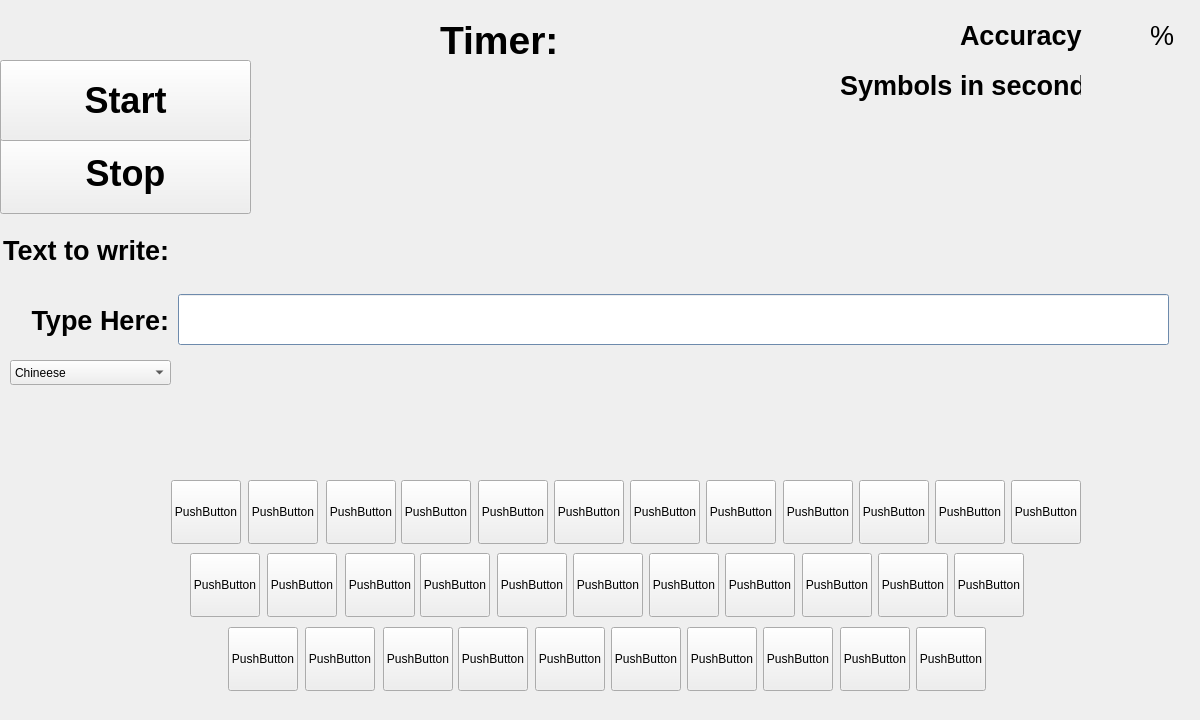
<?xml version="1.0" encoding="UTF-8"?>
<ui version="4.0">
 <class>MainWindow</class>
 <widget class="QMainWindow" name="MainWindow">
  <property name="geometry">
   <rect>
    <x>0</x>
    <y>0</y>
    <width>1200</width>
    <height>720</height>
   </rect>
  </property>
  <property name="windowTitle">
   <string>MainWindow</string>
  </property>
  <widget class="QWidget" name="centralwidget">
   <widget class="QPushButton" name="Stop">
    <property name="geometry">
     <rect>
      <x>0</x>
      <y>133</y>
      <width>251</width>
      <height>81</height>
     </rect>
    </property>
    <property name="font">
     <font>
      <pointsize>27</pointsize>
      <bold>true</bold>
     </font>
    </property>
    <property name="text">
     <string>Stop</string>
    </property>
   </widget>
   <widget class="QLabel" name="label_2">
    <property name="geometry">
     <rect>
      <x>18</x>
      <y>300</y>
      <width>151</width>
      <height>41</height>
     </rect>
    </property>
    <property name="font">
     <font>
      <pointsize>20</pointsize>
      <bold>true</bold>
     </font>
    </property>
    <property name="frameShape">
     <enum>QFrame::NoFrame</enum>
    </property>
    <property name="frameShadow">
     <enum>QFrame::Raised</enum>
    </property>
    <property name="lineWidth">
     <number>5</number>
    </property>
    <property name="midLineWidth">
     <number>3</number>
    </property>
    <property name="text">
     <string>Type Here:</string>
    </property>
    <property name="textFormat">
     <enum>Qt::RichText</enum>
    </property>
    <property name="alignment">
     <set>Qt::AlignRight|Qt::AlignTrailing|Qt::AlignVCenter</set>
    </property>
    <property name="wordWrap">
     <bool>false</bool>
    </property>
    <property name="margin">
     <number>0</number>
    </property>
   </widget>
   <widget class="QLabel" name="label_Fortext">
    <property name="geometry">
     <rect>
      <x>178</x>
      <y>230</y>
      <width>981</width>
      <height>51</height>
     </rect>
    </property>
    <property name="text">
     <string/>
    </property>
   </widget>
   <widget class="QLineEdit" name="lineInput">
    <property name="geometry">
     <rect>
      <x>178</x>
      <y>294</y>
      <width>991</width>
      <height>51</height>
     </rect>
    </property>
    <property name="palette">
     <palette>
      <active>
       <colorrole role="WindowText">
        <brush brushstyle="SolidPattern">
         <color alpha="255">
          <red>0</red>
          <green>0</green>
          <blue>0</blue>
         </color>
        </brush>
       </colorrole>
       <colorrole role="Button">
        <brush brushstyle="SolidPattern">
         <color alpha="255">
          <red>153</red>
          <green>193</green>
          <blue>241</blue>
         </color>
        </brush>
       </colorrole>
       <colorrole role="Light">
        <brush brushstyle="SolidPattern">
         <color alpha="255">
          <red>255</red>
          <green>255</green>
          <blue>255</blue>
         </color>
        </brush>
       </colorrole>
       <colorrole role="Midlight">
        <brush brushstyle="SolidPattern">
         <color alpha="255">
          <red>204</red>
          <green>224</green>
          <blue>248</blue>
         </color>
        </brush>
       </colorrole>
       <colorrole role="Dark">
        <brush brushstyle="SolidPattern">
         <color alpha="255">
          <red>76</red>
          <green>96</green>
          <blue>120</blue>
         </color>
        </brush>
       </colorrole>
       <colorrole role="Mid">
        <brush brushstyle="SolidPattern">
         <color alpha="255">
          <red>102</red>
          <green>129</green>
          <blue>161</blue>
         </color>
        </brush>
       </colorrole>
       <colorrole role="Text">
        <brush brushstyle="SolidPattern">
         <color alpha="255">
          <red>0</red>
          <green>0</green>
          <blue>0</blue>
         </color>
        </brush>
       </colorrole>
       <colorrole role="BrightText">
        <brush brushstyle="SolidPattern">
         <color alpha="255">
          <red>255</red>
          <green>255</green>
          <blue>255</blue>
         </color>
        </brush>
       </colorrole>
       <colorrole role="ButtonText">
        <brush brushstyle="SolidPattern">
         <color alpha="255">
          <red>0</red>
          <green>0</green>
          <blue>0</blue>
         </color>
        </brush>
       </colorrole>
       <colorrole role="Base">
        <brush brushstyle="SolidPattern">
         <color alpha="255">
          <red>255</red>
          <green>255</green>
          <blue>255</blue>
         </color>
        </brush>
       </colorrole>
       <colorrole role="Window">
        <brush brushstyle="SolidPattern">
         <color alpha="255">
          <red>153</red>
          <green>193</green>
          <blue>241</blue>
         </color>
        </brush>
       </colorrole>
       <colorrole role="Shadow">
        <brush brushstyle="SolidPattern">
         <color alpha="255">
          <red>0</red>
          <green>0</green>
          <blue>0</blue>
         </color>
        </brush>
       </colorrole>
       <colorrole role="AlternateBase">
        <brush brushstyle="SolidPattern">
         <color alpha="255">
          <red>204</red>
          <green>224</green>
          <blue>248</blue>
         </color>
        </brush>
       </colorrole>
       <colorrole role="ToolTipBase">
        <brush brushstyle="SolidPattern">
         <color alpha="255">
          <red>255</red>
          <green>255</green>
          <blue>220</blue>
         </color>
        </brush>
       </colorrole>
       <colorrole role="ToolTipText">
        <brush brushstyle="SolidPattern">
         <color alpha="255">
          <red>0</red>
          <green>0</green>
          <blue>0</blue>
         </color>
        </brush>
       </colorrole>
       <colorrole role="PlaceholderText">
        <brush brushstyle="SolidPattern">
         <color alpha="127">
          <red>0</red>
          <green>0</green>
          <blue>0</blue>
         </color>
        </brush>
       </colorrole>
       <colorrole role="Accent">
        <brush brushstyle="SolidPattern">
         <color alpha="255">
          <red>255</red>
          <green>255</green>
          <blue>255</blue>
         </color>
        </brush>
       </colorrole>
      </active>
      <inactive>
       <colorrole role="WindowText">
        <brush brushstyle="SolidPattern">
         <color alpha="255">
          <red>0</red>
          <green>0</green>
          <blue>0</blue>
         </color>
        </brush>
       </colorrole>
       <colorrole role="Button">
        <brush brushstyle="SolidPattern">
         <color alpha="255">
          <red>153</red>
          <green>193</green>
          <blue>241</blue>
         </color>
        </brush>
       </colorrole>
       <colorrole role="Light">
        <brush brushstyle="SolidPattern">
         <color alpha="255">
          <red>255</red>
          <green>255</green>
          <blue>255</blue>
         </color>
        </brush>
       </colorrole>
       <colorrole role="Midlight">
        <brush brushstyle="SolidPattern">
         <color alpha="255">
          <red>204</red>
          <green>224</green>
          <blue>248</blue>
         </color>
        </brush>
       </colorrole>
       <colorrole role="Dark">
        <brush brushstyle="SolidPattern">
         <color alpha="255">
          <red>76</red>
          <green>96</green>
          <blue>120</blue>
         </color>
        </brush>
       </colorrole>
       <colorrole role="Mid">
        <brush brushstyle="SolidPattern">
         <color alpha="255">
          <red>102</red>
          <green>129</green>
          <blue>161</blue>
         </color>
        </brush>
       </colorrole>
       <colorrole role="Text">
        <brush brushstyle="SolidPattern">
         <color alpha="255">
          <red>0</red>
          <green>0</green>
          <blue>0</blue>
         </color>
        </brush>
       </colorrole>
       <colorrole role="BrightText">
        <brush brushstyle="SolidPattern">
         <color alpha="255">
          <red>255</red>
          <green>255</green>
          <blue>255</blue>
         </color>
        </brush>
       </colorrole>
       <colorrole role="ButtonText">
        <brush brushstyle="SolidPattern">
         <color alpha="255">
          <red>0</red>
          <green>0</green>
          <blue>0</blue>
         </color>
        </brush>
       </colorrole>
       <colorrole role="Base">
        <brush brushstyle="SolidPattern">
         <color alpha="255">
          <red>255</red>
          <green>255</green>
          <blue>255</blue>
         </color>
        </brush>
       </colorrole>
       <colorrole role="Window">
        <brush brushstyle="SolidPattern">
         <color alpha="255">
          <red>153</red>
          <green>193</green>
          <blue>241</blue>
         </color>
        </brush>
       </colorrole>
       <colorrole role="Shadow">
        <brush brushstyle="SolidPattern">
         <color alpha="255">
          <red>0</red>
          <green>0</green>
          <blue>0</blue>
         </color>
        </brush>
       </colorrole>
       <colorrole role="AlternateBase">
        <brush brushstyle="SolidPattern">
         <color alpha="255">
          <red>204</red>
          <green>224</green>
          <blue>248</blue>
         </color>
        </brush>
       </colorrole>
       <colorrole role="ToolTipBase">
        <brush brushstyle="SolidPattern">
         <color alpha="255">
          <red>255</red>
          <green>255</green>
          <blue>220</blue>
         </color>
        </brush>
       </colorrole>
       <colorrole role="ToolTipText">
        <brush brushstyle="SolidPattern">
         <color alpha="255">
          <red>0</red>
          <green>0</green>
          <blue>0</blue>
         </color>
        </brush>
       </colorrole>
       <colorrole role="PlaceholderText">
        <brush brushstyle="SolidPattern">
         <color alpha="127">
          <red>0</red>
          <green>0</green>
          <blue>0</blue>
         </color>
        </brush>
       </colorrole>
       <colorrole role="Accent">
        <brush brushstyle="SolidPattern">
         <color alpha="255">
          <red>255</red>
          <green>255</green>
          <blue>255</blue>
         </color>
        </brush>
       </colorrole>
      </inactive>
      <disabled>
       <colorrole role="WindowText">
        <brush brushstyle="SolidPattern">
         <color alpha="255">
          <red>76</red>
          <green>96</green>
          <blue>120</blue>
         </color>
        </brush>
       </colorrole>
       <colorrole role="Button">
        <brush brushstyle="SolidPattern">
         <color alpha="255">
          <red>153</red>
          <green>193</green>
          <blue>241</blue>
         </color>
        </brush>
       </colorrole>
       <colorrole role="Light">
        <brush brushstyle="SolidPattern">
         <color alpha="255">
          <red>255</red>
          <green>255</green>
          <blue>255</blue>
         </color>
        </brush>
       </colorrole>
       <colorrole role="Midlight">
        <brush brushstyle="SolidPattern">
         <color alpha="255">
          <red>204</red>
          <green>224</green>
          <blue>248</blue>
         </color>
        </brush>
       </colorrole>
       <colorrole role="Dark">
        <brush brushstyle="SolidPattern">
         <color alpha="255">
          <red>76</red>
          <green>96</green>
          <blue>120</blue>
         </color>
        </brush>
       </colorrole>
       <colorrole role="Mid">
        <brush brushstyle="SolidPattern">
         <color alpha="255">
          <red>102</red>
          <green>129</green>
          <blue>161</blue>
         </color>
        </brush>
       </colorrole>
       <colorrole role="Text">
        <brush brushstyle="SolidPattern">
         <color alpha="255">
          <red>76</red>
          <green>96</green>
          <blue>120</blue>
         </color>
        </brush>
       </colorrole>
       <colorrole role="BrightText">
        <brush brushstyle="SolidPattern">
         <color alpha="255">
          <red>255</red>
          <green>255</green>
          <blue>255</blue>
         </color>
        </brush>
       </colorrole>
       <colorrole role="ButtonText">
        <brush brushstyle="SolidPattern">
         <color alpha="255">
          <red>76</red>
          <green>96</green>
          <blue>120</blue>
         </color>
        </brush>
       </colorrole>
       <colorrole role="Base">
        <brush brushstyle="SolidPattern">
         <color alpha="255">
          <red>153</red>
          <green>193</green>
          <blue>241</blue>
         </color>
        </brush>
       </colorrole>
       <colorrole role="Window">
        <brush brushstyle="SolidPattern">
         <color alpha="255">
          <red>153</red>
          <green>193</green>
          <blue>241</blue>
         </color>
        </brush>
       </colorrole>
       <colorrole role="Shadow">
        <brush brushstyle="SolidPattern">
         <color alpha="255">
          <red>0</red>
          <green>0</green>
          <blue>0</blue>
         </color>
        </brush>
       </colorrole>
       <colorrole role="AlternateBase">
        <brush brushstyle="SolidPattern">
         <color alpha="255">
          <red>153</red>
          <green>193</green>
          <blue>241</blue>
         </color>
        </brush>
       </colorrole>
       <colorrole role="ToolTipBase">
        <brush brushstyle="SolidPattern">
         <color alpha="255">
          <red>255</red>
          <green>255</green>
          <blue>220</blue>
         </color>
        </brush>
       </colorrole>
       <colorrole role="ToolTipText">
        <brush brushstyle="SolidPattern">
         <color alpha="255">
          <red>0</red>
          <green>0</green>
          <blue>0</blue>
         </color>
        </brush>
       </colorrole>
       <colorrole role="PlaceholderText">
        <brush brushstyle="SolidPattern">
         <color alpha="127">
          <red>76</red>
          <green>96</green>
          <blue>120</blue>
         </color>
        </brush>
       </colorrole>
       <colorrole role="Accent">
        <brush brushstyle="SolidPattern">
         <color alpha="255">
          <red>220</red>
          <green>236</green>
          <blue>255</blue>
         </color>
        </brush>
       </colorrole>
      </disabled>
     </palette>
    </property>
    <property name="focusPolicy">
     <enum>Qt::ClickFocus</enum>
    </property>
   </widget>
   <widget class="QLabel" name="label">
    <property name="geometry">
     <rect>
      <x>10</x>
      <y>390</y>
      <width>1171</width>
      <height>321</height>
     </rect>
    </property>
    <property name="font">
     <font>
      <pointsize>20</pointsize>
      <bold>true</bold>
     </font>
    </property>
    <property name="text">
     <string/>
    </property>
   </widget>
   <widget class="QLabel" name="label_3">
    <property name="geometry">
     <rect>
      <x>-2</x>
      <y>230</y>
      <width>171</width>
      <height>41</height>
     </rect>
    </property>
    <property name="font">
     <font>
      <pointsize>20</pointsize>
      <bold>true</bold>
     </font>
    </property>
    <property name="frameShape">
     <enum>QFrame::NoFrame</enum>
    </property>
    <property name="frameShadow">
     <enum>QFrame::Raised</enum>
    </property>
    <property name="lineWidth">
     <number>5</number>
    </property>
    <property name="midLineWidth">
     <number>3</number>
    </property>
    <property name="text">
     <string> Text to write:</string>
    </property>
    <property name="textFormat">
     <enum>Qt::RichText</enum>
    </property>
    <property name="alignment">
     <set>Qt::AlignRight|Qt::AlignTrailing|Qt::AlignVCenter</set>
    </property>
    <property name="wordWrap">
     <bool>false</bool>
    </property>
    <property name="margin">
     <number>0</number>
    </property>
   </widget>
   <widget class="QPushButton" name="pushButton28">
    <property name="geometry">
     <rect>
      <x>763</x>
      <y>627</y>
      <width>70</width>
      <height>64</height>
     </rect>
    </property>
    <property name="text">
     <string>PushButton</string>
    </property>
   </widget>
   <widget class="QPushButton" name="pushButton_9">
    <property name="geometry">
     <rect>
      <x>783</x>
      <y>480</y>
      <width>70</width>
      <height>64</height>
     </rect>
    </property>
    <property name="text">
     <string>PushButton</string>
    </property>
   </widget>
   <widget class="QPushButton" name="pushButton_6">
    <property name="geometry">
     <rect>
      <x>554</x>
      <y>480</y>
      <width>70</width>
      <height>64</height>
     </rect>
    </property>
    <property name="text">
     <string>PushButton</string>
    </property>
   </widget>
   <widget class="QPushButton" name="pushButton11">
    <property name="geometry">
     <rect>
      <x>190</x>
      <y>553</y>
      <width>70</width>
      <height>64</height>
     </rect>
    </property>
    <property name="text">
     <string>PushButton</string>
    </property>
   </widget>
   <widget class="QPushButton" name="pushButton22">
    <property name="geometry">
     <rect>
      <x>305</x>
      <y>627</y>
      <width>70</width>
      <height>64</height>
     </rect>
    </property>
    <property name="text">
     <string>PushButton</string>
    </property>
   </widget>
   <widget class="QPushButton" name="pushButton26">
    <property name="geometry">
     <rect>
      <x>611</x>
      <y>627</y>
      <width>70</width>
      <height>64</height>
     </rect>
    </property>
    <property name="text">
     <string>PushButton</string>
    </property>
   </widget>
   <widget class="QPushButton" name="pushButton_12">
    <property name="geometry">
     <rect>
      <x>1011</x>
      <y>480</y>
      <width>70</width>
      <height>64</height>
     </rect>
    </property>
    <property name="text">
     <string>PushButton</string>
    </property>
   </widget>
   <widget class="QPushButton" name="pushButton_8">
    <property name="geometry">
     <rect>
      <x>706</x>
      <y>480</y>
      <width>70</width>
      <height>64</height>
     </rect>
    </property>
    <property name="text">
     <string>PushButton</string>
    </property>
   </widget>
   <widget class="QPushButton" name="pushButton13">
    <property name="geometry">
     <rect>
      <x>345</x>
      <y>553</y>
      <width>70</width>
      <height>64</height>
     </rect>
    </property>
    <property name="text">
     <string>PushButton</string>
    </property>
   </widget>
   <widget class="QPushButton" name="pushButton23">
    <property name="geometry">
     <rect>
      <x>383</x>
      <y>627</y>
      <width>70</width>
      <height>64</height>
     </rect>
    </property>
    <property name="text">
     <string>PushButton</string>
    </property>
   </widget>
   <widget class="QPushButton" name="pushButton12">
    <property name="geometry">
     <rect>
      <x>267</x>
      <y>553</y>
      <width>70</width>
      <height>64</height>
     </rect>
    </property>
    <property name="text">
     <string>PushButton</string>
    </property>
   </widget>
   <widget class="QPushButton" name="pushButton">
    <property name="geometry">
     <rect>
      <x>171</x>
      <y>480</y>
      <width>70</width>
      <height>64</height>
     </rect>
    </property>
    <property name="text">
     <string>PushButton</string>
    </property>
   </widget>
   <widget class="QPushButton" name="pushButton_3">
    <property name="geometry">
     <rect>
      <x>326</x>
      <y>480</y>
      <width>70</width>
      <height>64</height>
     </rect>
    </property>
    <property name="text">
     <string>PushButton</string>
    </property>
   </widget>
   <widget class="QPushButton" name="pushButton29">
    <property name="geometry">
     <rect>
      <x>840</x>
      <y>627</y>
      <width>70</width>
      <height>64</height>
     </rect>
    </property>
    <property name="text">
     <string>PushButton</string>
    </property>
   </widget>
   <widget class="QPushButton" name="pushButton27">
    <property name="geometry">
     <rect>
      <x>687</x>
      <y>627</y>
      <width>70</width>
      <height>64</height>
     </rect>
    </property>
    <property name="text">
     <string>PushButton</string>
    </property>
   </widget>
   <widget class="QPushButton" name="pushButton21">
    <property name="geometry">
     <rect>
      <x>228</x>
      <y>627</y>
      <width>70</width>
      <height>64</height>
     </rect>
    </property>
    <property name="text">
     <string>PushButton</string>
    </property>
   </widget>
   <widget class="QPushButton" name="pushButton_7">
    <property name="geometry">
     <rect>
      <x>630</x>
      <y>480</y>
      <width>70</width>
      <height>64</height>
     </rect>
    </property>
    <property name="text">
     <string>PushButton</string>
    </property>
   </widget>
   <widget class="QPushButton" name="pushButton17">
    <property name="geometry">
     <rect>
      <x>649</x>
      <y>553</y>
      <width>70</width>
      <height>64</height>
     </rect>
    </property>
    <property name="text">
     <string>PushButton</string>
    </property>
   </widget>
   <widget class="QPushButton" name="pushButton25">
    <property name="geometry">
     <rect>
      <x>535</x>
      <y>627</y>
      <width>70</width>
      <height>64</height>
     </rect>
    </property>
    <property name="text">
     <string>PushButton</string>
    </property>
   </widget>
   <widget class="QPushButton" name="pushButton14">
    <property name="geometry">
     <rect>
      <x>420</x>
      <y>553</y>
      <width>70</width>
      <height>64</height>
     </rect>
    </property>
    <property name="text">
     <string>PushButton</string>
    </property>
   </widget>
   <widget class="QPushButton" name="pushButton16">
    <property name="geometry">
     <rect>
      <x>573</x>
      <y>553</y>
      <width>70</width>
      <height>64</height>
     </rect>
    </property>
    <property name="text">
     <string>PushButton</string>
    </property>
   </widget>
   <widget class="QPushButton" name="pushButton15">
    <property name="geometry">
     <rect>
      <x>497</x>
      <y>553</y>
      <width>70</width>
      <height>64</height>
     </rect>
    </property>
    <property name="text">
     <string>PushButton</string>
    </property>
   </widget>
   <widget class="QPushButton" name="pushButton19">
    <property name="geometry">
     <rect>
      <x>802</x>
      <y>553</y>
      <width>70</width>
      <height>64</height>
     </rect>
    </property>
    <property name="text">
     <string>PushButton</string>
    </property>
   </widget>
   <widget class="QPushButton" name="pushButton_5">
    <property name="geometry">
     <rect>
      <x>478</x>
      <y>480</y>
      <width>70</width>
      <height>64</height>
     </rect>
    </property>
    <property name="text">
     <string>PushButton</string>
    </property>
   </widget>
   <widget class="QPushButton" name="pushButton24">
    <property name="geometry">
     <rect>
      <x>458</x>
      <y>627</y>
      <width>70</width>
      <height>64</height>
     </rect>
    </property>
    <property name="text">
     <string>PushButton</string>
    </property>
   </widget>
   <widget class="QPushButton" name="pushButton18">
    <property name="geometry">
     <rect>
      <x>725</x>
      <y>553</y>
      <width>70</width>
      <height>64</height>
     </rect>
    </property>
    <property name="text">
     <string>PushButton</string>
    </property>
   </widget>
   <widget class="QPushButton" name="pushButton_11">
    <property name="geometry">
     <rect>
      <x>935</x>
      <y>480</y>
      <width>70</width>
      <height>64</height>
     </rect>
    </property>
    <property name="text">
     <string>PushButton</string>
    </property>
   </widget>
   <widget class="QPushButton" name="pushButton_2">
    <property name="geometry">
     <rect>
      <x>248</x>
      <y>480</y>
      <width>70</width>
      <height>64</height>
     </rect>
    </property>
    <property name="text">
     <string>PushButton</string>
    </property>
   </widget>
   <widget class="QPushButton" name="pushButton30">
    <property name="geometry">
     <rect>
      <x>916</x>
      <y>627</y>
      <width>70</width>
      <height>64</height>
     </rect>
    </property>
    <property name="text">
     <string>PushButton</string>
    </property>
   </widget>
   <widget class="QPushButton" name="pushButton_13">
    <property name="geometry">
     <rect>
      <x>954</x>
      <y>553</y>
      <width>70</width>
      <height>64</height>
     </rect>
    </property>
    <property name="text">
     <string>PushButton</string>
    </property>
   </widget>
   <widget class="QPushButton" name="pushButton_4">
    <property name="geometry">
     <rect>
      <x>401</x>
      <y>480</y>
      <width>70</width>
      <height>64</height>
     </rect>
    </property>
    <property name="text">
     <string>PushButton</string>
    </property>
   </widget>
   <widget class="QPushButton" name="pushButton_10">
    <property name="geometry">
     <rect>
      <x>859</x>
      <y>480</y>
      <width>70</width>
      <height>64</height>
     </rect>
    </property>
    <property name="text">
     <string>PushButton</string>
    </property>
   </widget>
   <widget class="QPushButton" name="pushButton20">
    <property name="geometry">
     <rect>
      <x>878</x>
      <y>553</y>
      <width>70</width>
      <height>64</height>
     </rect>
    </property>
    <property name="text">
     <string>PushButton</string>
    </property>
   </widget>
   <widget class="QComboBox" name="comboBox">
    <property name="geometry">
     <rect>
      <x>10</x>
      <y>360</y>
      <width>161</width>
      <height>25</height>
     </rect>
    </property>
    <item>
     <property name="text">
      <string>Chineese</string>
     </property>
    </item>
    <item>
     <property name="text">
      <string>Arabic</string>
     </property>
    </item>
    <item>
     <property name="text">
      <string>Belarusian</string>
     </property>
    </item>
    <item>
     <property name="text">
      <string>French</string>
     </property>
    </item>
    <item>
     <property name="text">
      <string>German</string>
     </property>
    </item>
    <item>
     <property name="text">
      <string>Hebrew</string>
     </property>
    </item>
   </widget>
   <widget class="QPushButton" name="Start">
    <property name="geometry">
     <rect>
      <x>0</x>
      <y>60</y>
      <width>251</width>
      <height>81</height>
     </rect>
    </property>
    <property name="font">
     <font>
      <pointsize>27</pointsize>
      <bold>true</bold>
     </font>
    </property>
    <property name="text">
     <string>Start</string>
    </property>
   </widget>
   <widget class="QLabel" name="Accuracy">
    <property name="geometry">
     <rect>
      <x>1090</x>
      <y>20</y>
      <width>51</width>
      <height>31</height>
     </rect>
    </property>
    <property name="font">
     <font>
      <pointsize>20</pointsize>
     </font>
    </property>
    <property name="text">
     <string/>
    </property>
   </widget>
   <widget class="QLabel" name="Speed">
    <property name="geometry">
     <rect>
      <x>1100</x>
      <y>70</y>
      <width>91</width>
      <height>31</height>
     </rect>
    </property>
    <property name="font">
     <font>
      <pointsize>20</pointsize>
     </font>
    </property>
    <property name="text">
     <string/>
    </property>
   </widget>
   <widget class="QLabel" name="label_6">
    <property name="geometry">
     <rect>
      <x>960</x>
      <y>10</y>
      <width>131</width>
      <height>51</height>
     </rect>
    </property>
    <property name="font">
     <font>
      <pointsize>20</pointsize>
      <bold>true</bold>
     </font>
    </property>
    <property name="text">
     <string>Accuracy</string>
    </property>
   </widget>
   <widget class="QLabel" name="label_7">
    <property name="geometry">
     <rect>
      <x>840</x>
      <y>70</y>
      <width>241</width>
      <height>31</height>
     </rect>
    </property>
    <property name="font">
     <font>
      <pointsize>20</pointsize>
      <bold>true</bold>
     </font>
    </property>
    <property name="text">
     <string>Symbols in second</string>
    </property>
   </widget>
   <widget class="QLabel" name="label_8">
    <property name="geometry">
     <rect>
      <x>440</x>
      <y>10</y>
      <width>151</width>
      <height>61</height>
     </rect>
    </property>
    <property name="font">
     <font>
      <pointsize>29</pointsize>
      <bold>true</bold>
     </font>
    </property>
    <property name="text">
     <string>Timer:</string>
    </property>
   </widget>
   <widget class="QLabel" name="Timer">
    <property name="geometry">
     <rect>
      <x>570</x>
      <y>20</y>
      <width>141</width>
      <height>51</height>
     </rect>
    </property>
    <property name="font">
     <font>
      <pointsize>24</pointsize>
      <bold>true</bold>
     </font>
    </property>
    <property name="text">
     <string/>
    </property>
   </widget>
   <widget class="QLabel" name="Accuracy_2">
    <property name="geometry">
     <rect>
      <x>1150</x>
      <y>20</y>
      <width>31</width>
      <height>31</height>
     </rect>
    </property>
    <property name="font">
     <font>
      <pointsize>20</pointsize>
     </font>
    </property>
    <property name="text">
     <string>%</string>
    </property>
   </widget>
  </widget>
 </widget>
 <resources/>
 <connections/>
</ui>
